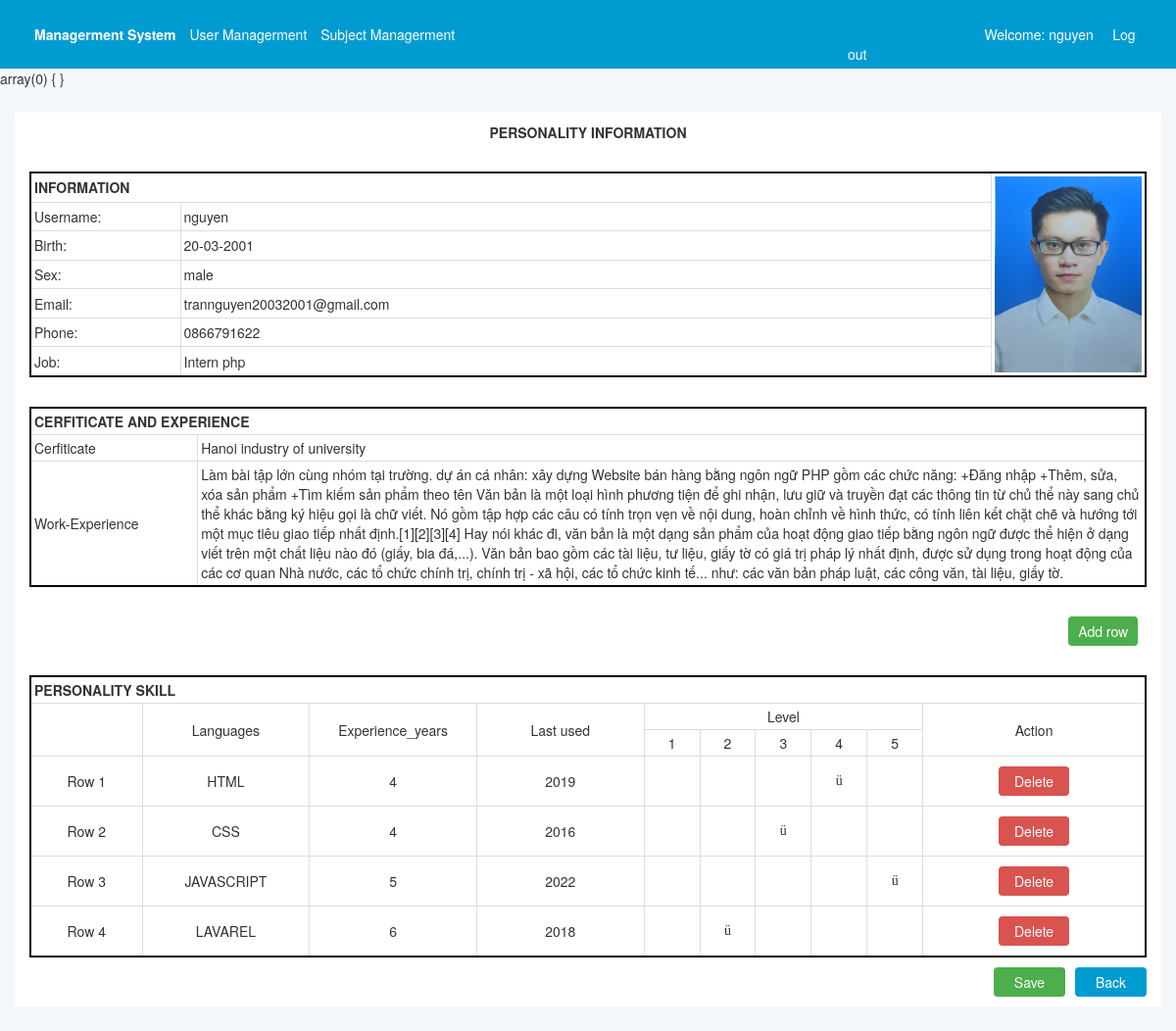
/Skill/user_view/310 (signed in), run on the app's committed database.
### tables this page shows
CREATE TABLE `user` (
  `id_user` int(11) NOT NULL,
  `username` varchar(250) NOT NULL,
  `password` varchar(250) NOT NULL,
  `birth` date DEFAULT NULL,
  `email` varchar(250) NOT NULL,
  `phone` varchar(20) DEFAULT NULL,
  `photo` varchar(250) DEFAULT NULL,
  `sex` varchar(10) NOT NULL,
  `job` varchar(250) NOT NULL,
  `school` varchar(250) NOT NULL,
  `experience` text NOT NULL
);

CREATE TABLE `user_subject` (
  `id_user` int(11) NOT NULL,
  `id_subject` int(11) NOT NULL,
  `experience_year` int(11) NOT NULL,
  `last_use` int(11) NOT NULL,
  `level` int(5) NOT NULL
);

CREATE TABLE `subject` (
  `id_subject` int(11) NOT NULL,
  `name_subject` varchar(250) NOT NULL
);

### mvc/core/Controller.php (called while the page is built, shortened)
<?php
class Controller
{
   public function view($view, $data = [], $arr = null)
   {
      require './mvc/views/' . $view . '.php';
   }
}

### mvc/core/App.php (called while the page is built, shortened)
<?php
class App{
   protected $action="get_view";
   public function urlprocess()
   {
      if(isset($_GET['url']))
      {
         $url=rtrim($_GET['url'],'/');
         return explode('/', $url);
      }
   }
   public function __construct() {
      $url=$this->urlprocess();
      if(isset($url[0]))
      {
         unset( $url[0]);
      }
      $this->controller = new $this->controller;
      if(isset($url[1]))
      {
         if(method_exists($this->controller, $url[1]))
         {
            $this->action=$url[1];
         }
         unset($url[1]);
      }
      $this->params= $url? array_values($url) : [];
      call_user_func_array([$this->controller, $this->action], $this->params );
   }
}

### mvc/core/Database.php (called while the page is built, shortened)
<?php
class Database{
   private $host=HOST_DB;
   private $Servername=SEVER_DB;
   private $password=PASS_DB;
   private $db_name=NAME_DB;
   private $connectionString;
   public function __construct() {
      $this->connectionString= new mysqli($this->host, $this->Servername, $this->password, $this->db_name);
   }
   public function select($sql)
   {
      $data=null;
      $result=$this->connectionString->query($sql);
      if($result->num_rows >0)
      {
         while($row=$result->fetch_assoc())
         {
            $data[]=$row;
         }
         return $data;
      }
   }
}

### mvc/models/UserModel.php (called while the page is built, shortened)
<?php
class UserModel
{
   private $db;
   public function __construct()
   {
      $this->db = new Database();
   }
   public function get_user($column = '*', $where = "", $join = "" )
   {
      $sql = "SELECT $column FROM user $where";
      $result = $this->db->select($sql);
      return $result;
   }
}

### mvc/models/SkillModel.php (called while the page is built, shortened)
<?php
class SkillModel
{
   private $db;
   public function __construct()
   {
      $this->db = new Database();
   }
   public function get_skill($column = '*', $where = "", $join = "")
   {
      $sql = "SELECT $column FROM user_subject  $join $where";
      $result = $this->db->select($sql);
      return $result;
   }
}

### mvc/views/user/user_view.php (the view, shortened to what this page needs)
<?php
$data_user = isset($data['user']) ? $data['user'] : [];
$data_skill_list = isset($data['skill_list']) ? $data['skill_list'] : [];
$data_skill = isset($data['skill']) ? $data['skill'] : [];
$id_user = $data_user["id_user"];
var_dump($data_skill);
?>
<div class="wrapper">
   <div class="container">
      <div class="mb-30">
         <h1 class="text-center">PERSONALITY INFORMATION</h1>
      </div>
      <div class="mb-30">
         <table style="border: 2px solid black;" class="infor-table">
            <tr>
               <td style="font-weight: bold;" colspan="2">INFORMATION</td>
               <td class="text-center" rowspan="7">
                  <div class=" img">
                     <img class="img" width="150px" height="200px" src="/front_end/pictures/<?php echo $data_user['photo'] ?>">
                  </div>
               </td>
            </tr>
            <tr>
               <td style="width: 15%; " class="td-lable-infor"><label class="bold-view" for="">Username:</label></td>
               <td style="width: 85%; "><?= $data_user['username'] ?></td>
            </tr>
            <tr>
               <td style="width: 15%; "><label for="">Birth:</label></td>
               <td style="width: 85%; "><?php $newDate = date("d-m-Y", strtotime($data_user['birth']));
                                          echo $newDate ?></td>
            </tr>
            <tr>
               <td style="width: 15%; "><label for="">Sex:</label></td>
               <td style="width: 85%; "><?= $data_user['sex'] ?></td>
            </tr>
            <tr>
               <td style="width: 15%; "><label for="">Email:</label></td>
               <td style="width: 85%; "><?= $data_user['email'] ?></td>
            </tr>
            <tr>
               <td style="width: 15%; "><label for="">Phone:</label></td>
               <td style="width: 85%; "><?= $data_user['phone'] ?></td>
            </tr>
            <tr>
               <td style="width: 15%; "><label for="">Job:</label></td>
               <td style="width: 85%; "><?= $data_user['job'] ?></td>
            </tr>
         </table>
      </div>
      <div class="mb-30">
         <table style="border: 2px solid black;" class="infor-table">
            <tr>
               <td style="font-weight: bold;" colspan="2">CERFITICATE AND EXPERIENCE</td>
            </tr>
            <tr>
               <td style="width: 15%; ">Cerfiticate</td>
               <td><?= $data_user['school'] ?></td>
            </tr>
            <tr>
               <td style="width: 15%; ">Work-Experience</td>
               <td>
                  <p rows="4" style="border: none; width: 100% "><?= $data_user['experience'] ?></p>
               </td>
            </tr>
         </table>
      </div>
      <div class="mb-30">
         <button id="add-btn" style="margin-left: 93%;" class="btn-green">Add row</button>
      </div>
      <div class="mb-10">
         <table style="border: 2px solid black;" class="infor-table">
            <thead>
               <tr>
                  <td style="font-weight: bold;" colspan="11">PERSONALITY SKILL</td>
               </tr>
               <tr>
                  <td rowspan="2"></td>
                  <td style="width: 15%;" class="text-center" rowspan="2">Languages</td>
                  <td style="width: 15%;" class="text-center" rowspan="2">Experience_years</td>
                  <td style="width: 15%;" class="text-center" rowspan="2">Last used</td>
                  <td class="text-center" colspan="5">Level</td>
                  <td class="text-center" rowspan="2" colspan="2">Action</td>
               </tr>
               <tr>
                  <td class="text-center">1</td>
                  <td class="text-center">2</td>
                  <td class="text-center">3</td>
                  <td class="text-center">4</td>
                  <td class="text-center">5</td>
               </tr>
            </thead>
            <tbody id="tbody-skill">
            <?php foreach($data_skill_list as $skill ) {
                  $ai1 = "";
                  $ai2 = "";
                  $ai3 = "";
                  $ai4 = "";
                  $ai5 = "";
                  switch ($level = $skill['level']) {
                     case 2:
                        $ai2 = "<span style='font-family: wingdings; font-size: 100%;'>&#252;</span>";
                        break;
                     case 3:
                        $ai3 = "<span style='font-family: wingdings; font-size: 100%;'>&#252;</span>";
                        break;
                     case 4:
                        $ai4 = "<span style='font-family: wingdings; font-size: 100%;'>&#252;</span>";
                        break;
                     case 5:
                        $ai5 = "<span style='font-family: wingdings; font-size: 100%;'>&#252;</span>";
                        break;
                  }
                  ?>
                  <tr class="tr-row-index">
                     <td class="row-index text-center">
                        <p></p>
                     </td>
                     <td  style="width: 15%;" class="text-center"><?= isset($skill['name_subject']) ? $skill['name_subject'] : [] ?></td>
                     <td  style="width: 15%;" class="text-center"><?= isset($skill['experience_year']) ? $skill['experience_year'] : [] ?></td>
                     <td  style="width: 15%;" class="text-center"><?= isset($skill['last_use']) ? $skill['last_use'] : []?></td>
                     <td  style="width: 5%;" class="text-center"><?=$ai1?></td>
                     <td  style="width: 5%;" class="text-center"><?=$ai2?></td>
                     <td  style="width: 5%;" class="text-center"><?=$ai3?></td>
                     <td  style="width: 5%;" class="text-center"><?=$ai4?></td>
                     <td  style="width: 5%;" class="text-center"><?=$ai5?></td>
                     <td  colspan="2" style="padding: 10px ;" class="text-center"><a onclick="if (confirm('Do you want delete selected item?')){return true;}else{return false};" href="/Skill/delete_skill/<?=$id_user?>/<?=$skill['id_subject']?>" type="submit" style="display: inline-block; width: 52px;" class="btn-red">Delete</a></td>
                  </tr>
                  <?php }?>
            </tbody>
         </table>
      </div>
      <div style="display:inline" class="mb-10">
         <a type="button" href="/User/user_list"><button style="width: 73px; float:right" class="btn-blue">Back</button></a>
         <button form="my_form" style="width: 73px ;float:right; margin-right: 10px; " class="btn-green" type="submit">Save</button>
      </div>
   </div>
</div>

### front_end/css/main.css (style rules this page uses)
* { font-family: "Helvetica Neue", Helvetica, Arial, sans-serif; font-size: 14px; line-height: 1.42857143; color: #333; margin: 0; }
.wrapper { background-color: white; margin: 25px 15px; padding: 10px 15px; }
.mb-10 { margin-bottom: 10px; }
.mb-30 { margin-bottom: 30px; }
.btn-blue { background: #009CD1; color: #fff; padding: 5px 10px; border-radius: 4px; text-align: center; border: 0px; text-decoration: none; }
.btn-green { background: #4cae4c; color: #fff; padding: 5px 10px; border-radius: 4px; text-align: center; border: 0px; text-decoration: none; }
.btn-red { background: #d9534f; color: #fff; padding: 5px 10px; border-radius: 4px; text-align: center; border: 0px; text-decoration: none; }
.text-center { text-align: center; }
.bold-view { font-weight: 500; }
.img { width: 150px; height: 200px; text-align: center; }

### front_end/css/table.css (style rules this page uses)
table, th, td { border: 1px solid #ddd; padding: 3px; }
table { width: 100%; border-spacing: 0; border-collapse: collapse; }

### data on the page
user: photo (picture), username "nguyen", birth "20-03-2001", sex "male", email "trannguyen20032001@gmail.com", phone "0866791622", job "Intern php", school "Hanoi industry of university", experience "Làm bài tập lớn cùng nhóm tại trường. dự án cá nhân: xây dựng Website bán hàng bằng ngôn ngữ PHP gồm các chức năng: +Đăng nhập +Thêm, sửa, xóa sản phẩm +Tìm kiếm sản phẩm theo tên Văn bản là một loại hình phương tiện để ghi nhận, lưu giữ và truyền đạt các thông tin từ chủ thể này sang chủ thể khác bằng ký hiệu gọi là chữ viết. Nó gồm tập hợp các câu có tính trọn vẹn về nội dung, hoàn chỉnh về hình thức, có tính liên kết chặt chẽ và hướng tới một mục tiêu giao tiếp nhất định.[1][2][3][4] Hay nói khác đi, văn bản là một dạng sản phẩm của hoạt động giao tiếp bằng ngôn ngữ được thể hiện ở dạng viết trên một chất liệu nào đó (giấy, bia đá,...). Văn bản bao gồm các tài liệu, tư liệu, giấy tờ có…"
user_subject: id_subject.name_subject "HTML", experience_year "4", last_use "2019", level "ü"
user_subject: id_subject.name_subject "CSS", experience_year "4", last_use "2016", level "ü"
user_subject: id_subject.name_subject "JAVASCRIPT", experience_year "5", last_use "2022", level "ü"
user_subject: id_subject.name_subject "LAVAREL", experience_year "6", last_use "2018", level "ü"

### other printed values
$_SESSION['user'] "nguyen"
